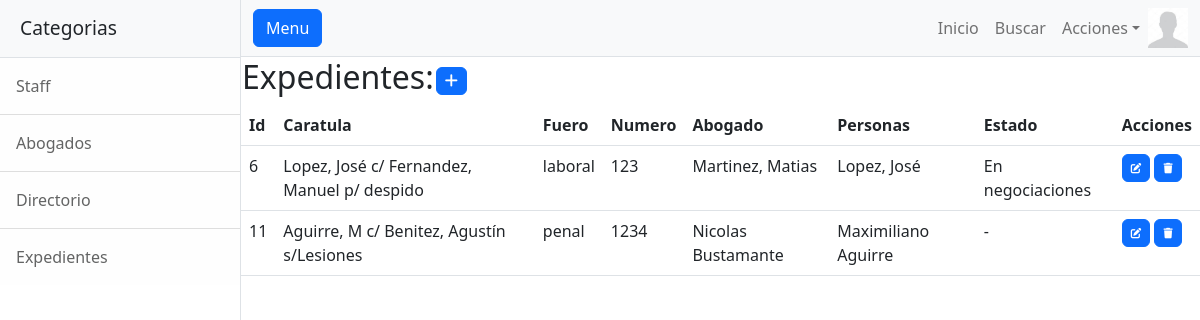
The app's page /quick_lex/exptes/ (signed in) with its own data.
### quick_lex/models.py (models this page shows, shortened)
class Avatar(models.Model):
    imagen = models.ImageField(upload_to="avatares")
    user = models.OneToOneField(User, on_delete= models.CASCADE)

class Expediente(models.Model):
    cartula= models.CharField(max_length=50)
    fuero= models.CharField(max_length=50)
    numero= models.IntegerField()
    abogado= models.CharField(max_length=50)
    personas= models.CharField(max_length=120)
    estado= models.CharField(max_length=50)

### quick_lex/views.py (the view)
# urls.py: path('exptes/' ,expedientes, name="exp"),
@login_required
def expedientes(request):
   cxt= {'expedientes': Expediente.objects.all()}
   return render(request, 'quick_lex/expedientes.html', cxt)

### quick_lex/templates/quick_lex/expedientes.html (shortened to what this page needs)
{% extends 'quick_lex/base.html' %}
{% load static %}
{% block content %}
<table>
    <tr>
        <td width="100"><h2>Expedientes:</h2></td>
        <td>
            <a
            href="{% url 'exp_create' %}"
            class="btn btn-primary "
            style="--bs-btn-padding-y: .25rem; --bs-btn-padding-x: .5rem; --bs-btn-font-size: .75rem;"
            > </i>
            </a>
        </td>
    </tr>
</table>
<table class="table">
    <thead>
        <tr>
            <th>Id</th>
            <th>Caratula</th>
            <th>Fuero</th>
            <th>Numero</th>
            <th>Abogado</th>
            <th>Personas</th>
            <th>Estado</th>
            <th>Acciones</th>
        </tr>
    </thead>
    <tbody>
    {% for Expedientes in expedientes %}
    <tr>
        <td>{{ Expedientes.id }}</td>
        <td>{{ Expedientes.cartula }}</td>
        <td>{{ Expedientes.fuero }}</td>
        <td>{{ Expedientes.numero }}</td>
        <td>{{ Expedientes.abogado }}</td>
        <td>{{ Expedientes.personas }}</td>
        <td>{{ Expedientes.estado }}</td>
        <td>
            <a
            href="{% url 'exp_update' Expedientes.id %}"
            class="btn btn-primary"
            style="--bs-btn-padding-y: .25rem; --bs-btn-padding-x: .5rem; --bs-btn-font-size: .75rem;"
            >
            </a>
            <a
            href="{% url 'exp_delete' Expedientes.id %}"
            class="btn btn-primary"
            style="--bs-btn-padding-y: .25rem; --bs-btn-padding-x: .5rem; --bs-btn-font-size: .75rem;"
            >
            </a>
        </td>
    </tr>
    {% endfor %}
    </tbody>
</table>
{% endblock content %}

### quick_lex/templates/quick_lex/base.html (shortened to what this page needs)
<!DOCTYPE html>
<html lang="en">
<head>
    {% load static %}
    <link rel="stylesheet" href="https://cdnjs.cloudflare.com/ajax/libs/font-awesome/6.4.0/css/all.min.css">
    <link href="{% static 'quick_lex/css/styles.css'%}" rel="stylesheet" />
</head>
<body>
    <div class="d-flex" id="wrapper">
        {% if user.is_authenticated %}
        <div class="border-end bg-white" id="sidebar-wrapper">
            <div class="sidebar-heading border-bottom bg-light">Categorias</div>
            <div class="list-group list-group-flush">
                <a class="list-group-item list-group-item-action list-group-item-light p-3" href="{% url 'sta' %}">Staff</a>
                <a class="list-group-item list-group-item-action list-group-item-light p-3" href="{% url 'abog' %}">Abogados</a>
                <a class="list-group-item list-group-item-action list-group-item-light p-3" href="{% url 'pers' %}">Directorio</a>
                <a class="list-group-item list-group-item-action list-group-item-light p-3" href="{% url 'exp' %}">Expedientes</a>
            </div>
        </div>
        {% endif %}
        <div id="page-content-wrapper">
            <nav class="navbar navbar-expand-lg navbar-light bg-light border-bottom">
                <div class="container-fluid">
                    <button class="btn btn-primary" id="sidebarToggle">Menu</button>
                    <div class="collapse navbar-collapse" id="navbarSupportedContent">
                        <ul class="navbar-nav ms-auto mt-2 mt-lg-0">
                            <li class="nav-item active"><a class="nav-link" href="{% url 'main' %}">Inicio</a></li>
                            {% if user.is_authenticated %}
                            <li class="nav-item"><a class="nav-link" href="{% url 'buscar_exp' %}">Buscar</a></li>
                            <li class="nav-item dropdown">
                                <a class="nav-link dropdown-toggle" id="navbarDropdown" href="#" role="button" data-bs-toggle="dropdown" aria-haspopup="true" aria-expanded="false">Acciones</a>
                            </li>
                            <div class="text-center">
                                <img src="{{ request.user.avatar.imagen.url }}" height="40px" weight="40px"/>
                            </div>
                            {% else %}
                            <li class="nav-item"><a class="nav-link" href="{% url 'login' %}">Login</a></li>
                            <li class="nav-item"><a class="nav-link" href="{% url 'registro' %}">Crear Usuario</a></li>
                            {% endif %}
                        </ul>
                    </div>
                </div>
            </nav>
            {% block content %}{% endblock content %}
        </div>
    </div>
</body>
</html>

### records on screen
Expediente: id "6", cartula "Lopez, José c/ Fernandez, Manuel p/ despido", fuero "laboral", numero "123", abogado "Martinez, Matias", personas "Lopez, José", estado "En negociaciones"
Expediente: id "11", cartula "Aguirre, M c/ Benitez, Agustín s/Lesiones", fuero "penal", numero "1234", abogado "Nicolas Bustamante", personas "Maximiliano Aguirre", estado "-"
